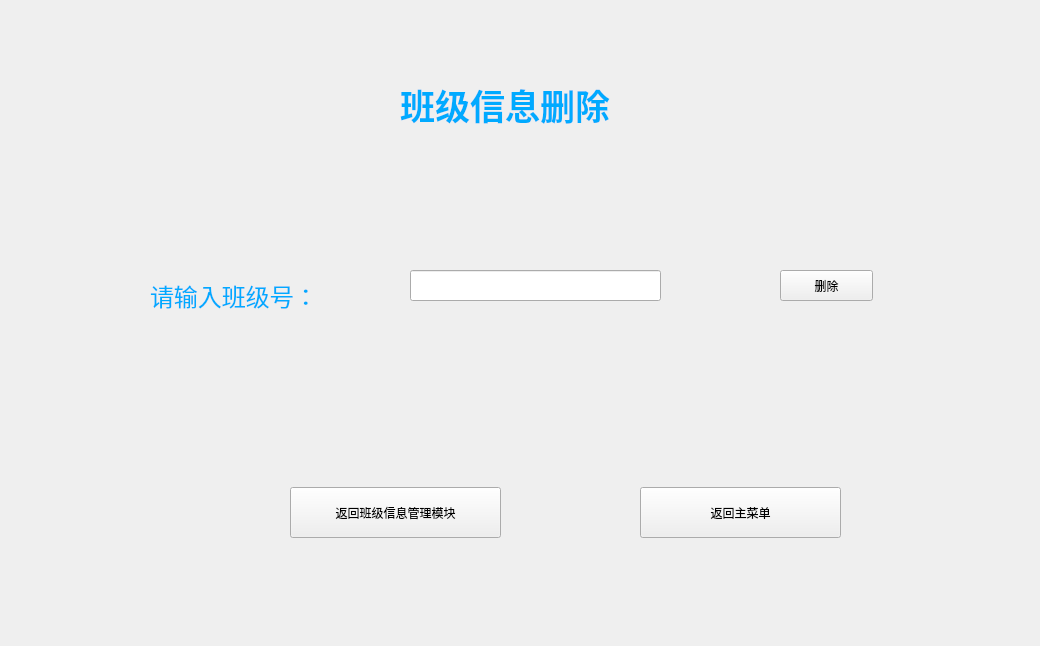
<?xml version="1.0" encoding="UTF-8"?>
<ui version="4.0">
 <class>Class_delete</class>
 <widget class="QWidget" name="Class_delete">
  <property name="geometry">
   <rect>
    <x>0</x>
    <y>0</y>
    <width>1040</width>
    <height>646</height>
   </rect>
  </property>
  <property name="windowTitle">
   <string>班级信息删除</string>
  </property>
  <property name="styleSheet">
   <string notr="true">background-image: url(:D:/PyQt/2.png);</string>
  </property>
  <widget class="QLabel" name="label">
   <property name="geometry">
    <rect>
     <x>400</x>
     <y>40</y>
     <width>661</width>
     <height>131</height>
    </rect>
   </property>
   <property name="text">
    <string>&lt;html&gt;&lt;head/&gt;&lt;body&gt;&lt;p&gt;&lt;span style=&quot; font-size:26pt; font-weight:600; color:#00aaff;&quot;&gt;班级信息删除&lt;/span&gt;&lt;/p&gt;&lt;/body&gt;&lt;/html&gt;</string>
   </property>
  </widget>
  <widget class="QLabel" name="label_2">
   <property name="geometry">
    <rect>
     <x>150</x>
     <y>270</y>
     <width>211</width>
     <height>51</height>
    </rect>
   </property>
   <property name="text">
    <string>&lt;html&gt;&lt;head/&gt;&lt;body&gt;&lt;p&gt;&lt;span style=&quot; font-size:18pt; color:#00aaff;&quot;&gt;请输入班级号：&lt;/span&gt;&lt;/p&gt;&lt;/body&gt;&lt;/html&gt;</string>
   </property>
  </widget>
  <widget class="QLineEdit" name="lineEdit">
   <property name="geometry">
    <rect>
     <x>410</x>
     <y>270</y>
     <width>251</width>
     <height>31</height>
    </rect>
   </property>
   <property name="text">
    <string/>
   </property>
  </widget>
  <widget class="QPushButton" name="pushButton">
   <property name="geometry">
    <rect>
     <x>780</x>
     <y>270</y>
     <width>93</width>
     <height>31</height>
    </rect>
   </property>
   <property name="text">
    <string>删除</string>
   </property>
  </widget>
  <widget class="QPushButton" name="pushButton_2">
   <property name="geometry">
    <rect>
     <x>290</x>
     <y>487</y>
     <width>211</width>
     <height>51</height>
    </rect>
   </property>
   <property name="text">
    <string>返回班级信息管理模块</string>
   </property>
  </widget>
  <widget class="QPushButton" name="pushButton_3">
   <property name="geometry">
    <rect>
     <x>640</x>
     <y>487</y>
     <width>201</width>
     <height>51</height>
    </rect>
   </property>
   <property name="text">
    <string>返回主菜单</string>
   </property>
  </widget>
 </widget>
 <resources/>
 <connections/>
</ui>
